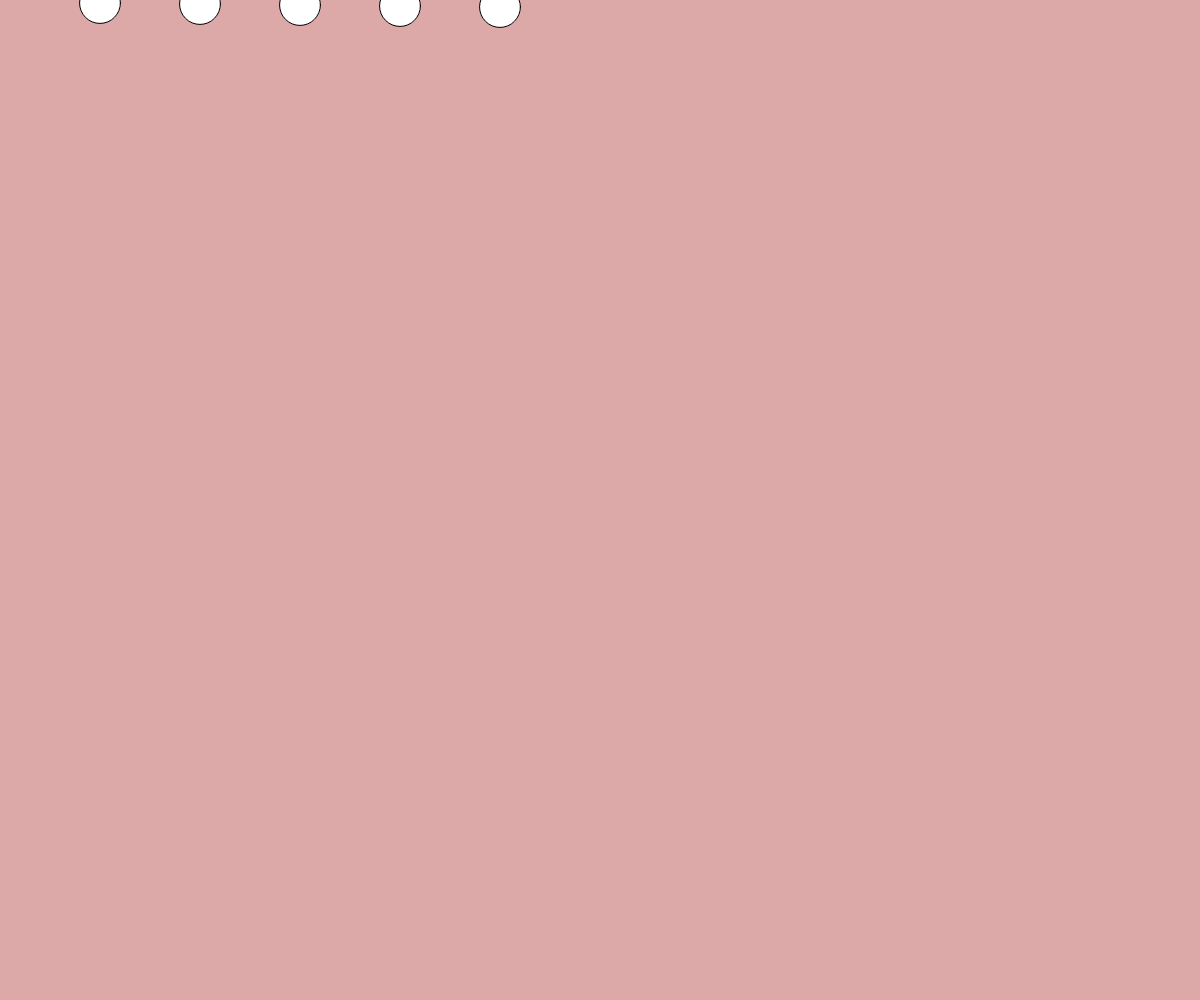
Frame 1 (no input)
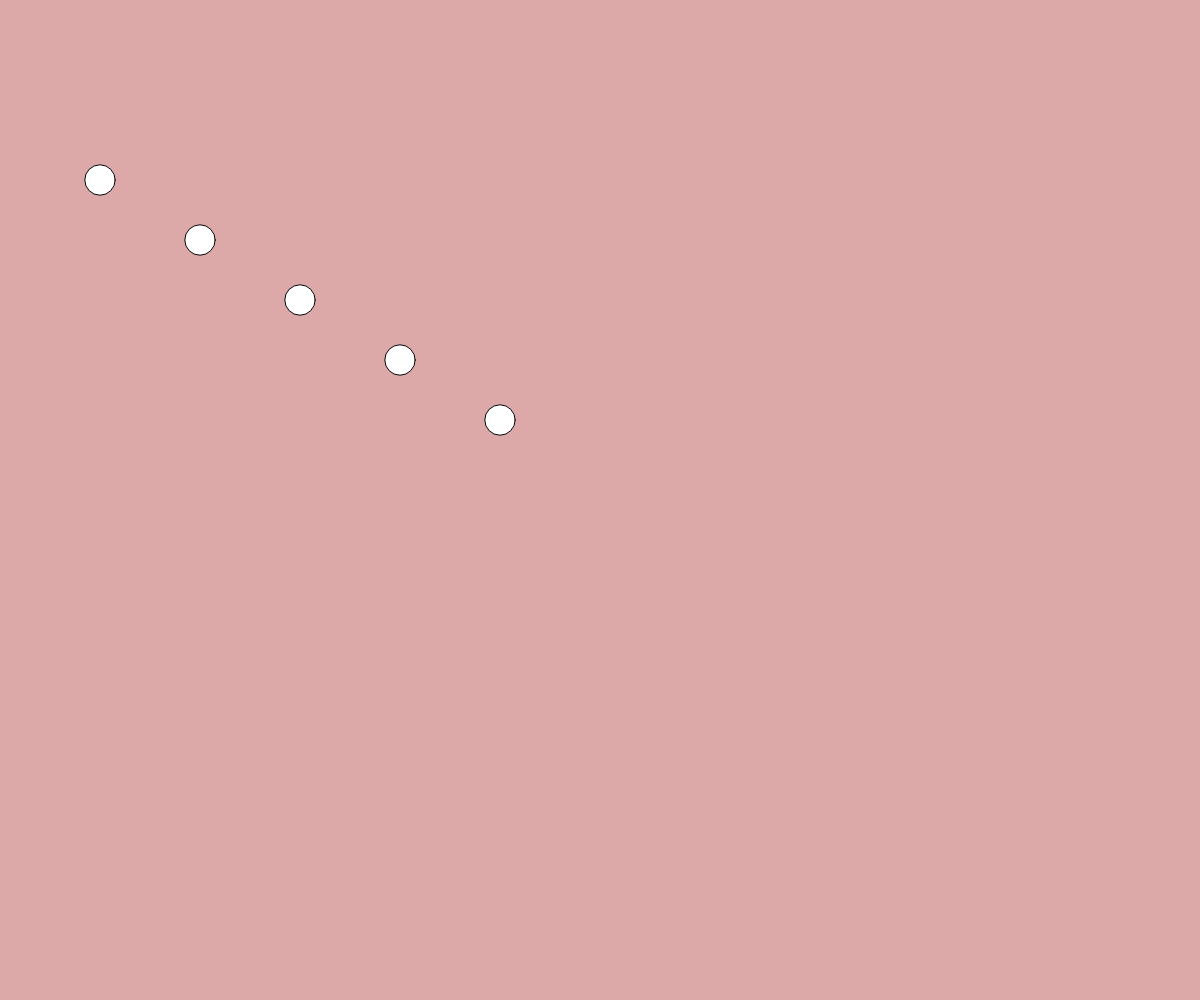
Frame 60 (no input)
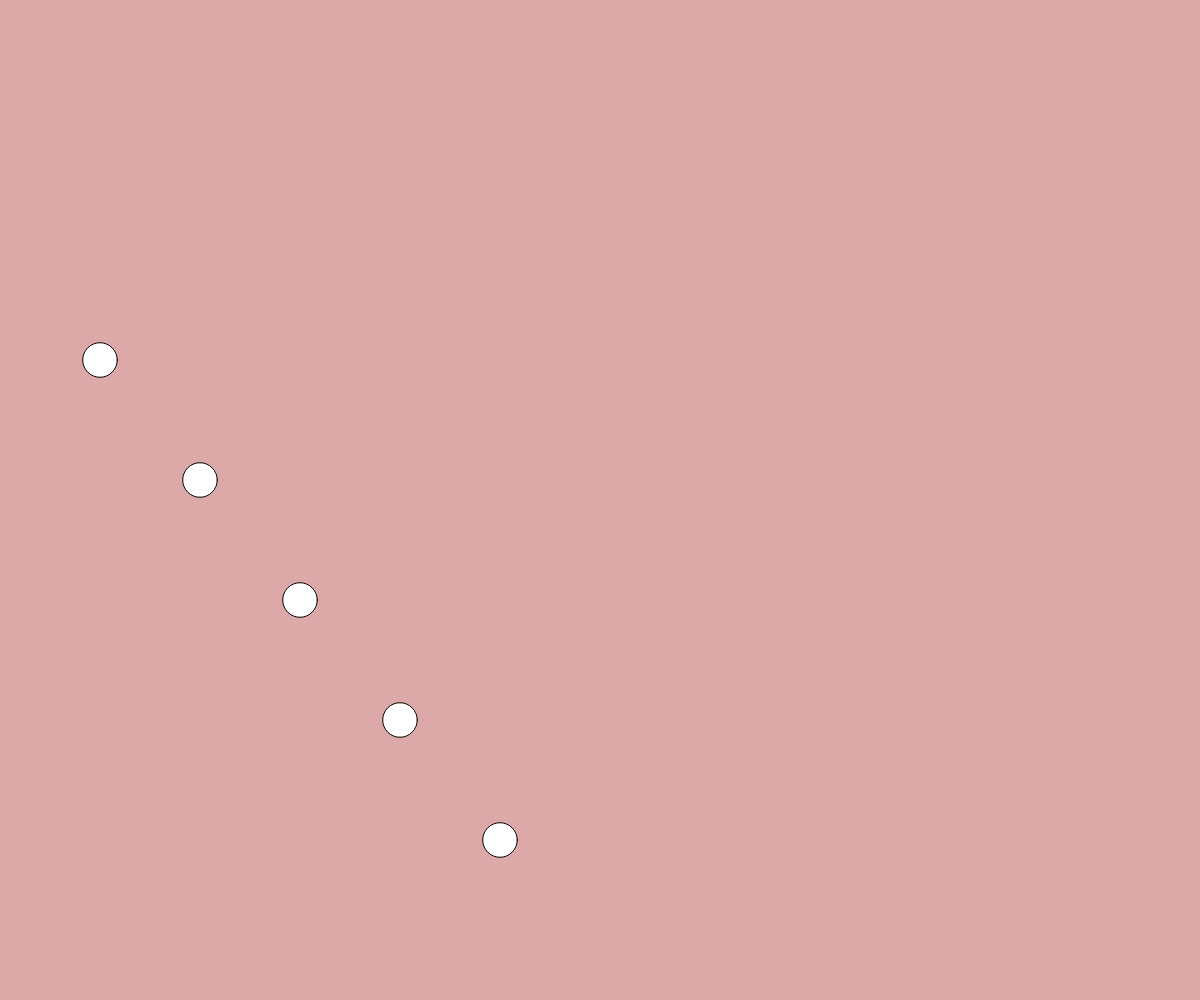
Frame 120 (the mouse pressed at the canvas centre since frame 60)

The p5.js sketch that drew these frames (run headless with seeded random() and noise() and a simulated clock; from frame 60 on, the mouse is pressed at the canvas centre):

// p5.js sketch
// ── sketch.js
let circles=[]
let delay = 5000


function setup() {
  createCanvas(windowWidth, windowHeight);
  for(let i = 1; i <= 5; i++){
    circles.push({
    x: (i*100),
    y: 0,
    lastDropTime: 0,
    speed: i+2,
    radius: 40
  });
  }
  /*
  circles.push({
    x: width/3,
    y: 0,
    lastDropTime: 0,
    speed: 3,
    radius: 40
  });
  circles.push({
    x: width/2,
    y: 0,
    lastDropTime: 0,
    speed: 2,
    radius: 40
  }); */
} 

function draw() {
  background('#dda8a8ff');
  let m = millis();
  let min = minute();

  for(let i = 0; i < circles.length; i++){
    let circleData = circles[i];
    circleData.y += circleData.speed;
    if(m-circleData.lastDropTime > delay){
      circleData.y = 0;
      circleData.lastDropTime = m;
    }
    let drawy = circleData.y;
    let radius = circleData.radius;
    radius += sin(m/200)*10;
    circle(circleData.x, drawy, radius);

  }


}
